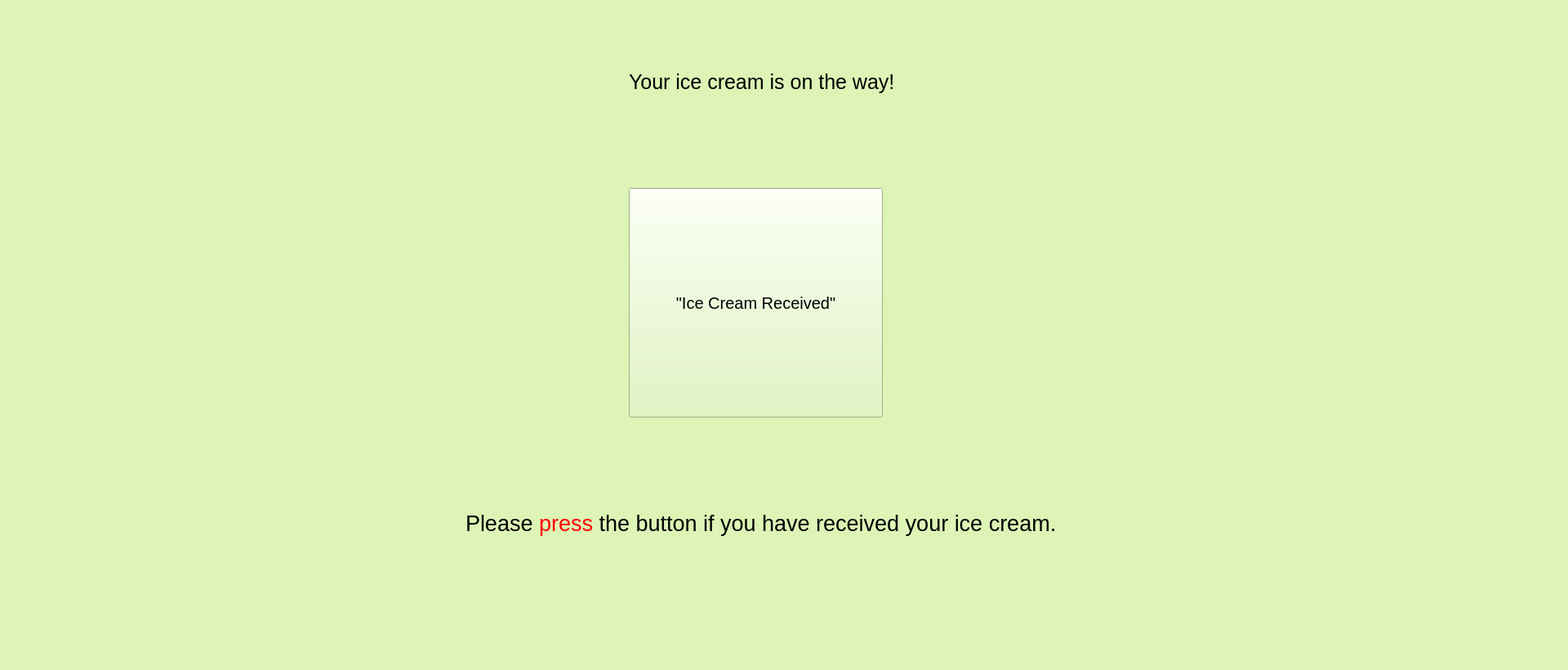
<?xml version="1.0" encoding="UTF-8"?>
<ui version="4.0">
 <class>MainWindow</class>
 <widget class="QMainWindow" name="MainWindow">
  <property name="geometry">
   <rect>
    <x>0</x>
    <y>0</y>
    <width>1920</width>
    <height>820</height>
   </rect>
  </property>
  <property name="windowTitle">
   <string>MainWindow</string>
  </property>
  <property name="styleSheet">
   <string notr="true">background-color: rgb(221, 244, 182);</string>
  </property>
  <widget class="QWidget" name="centralwidget">
   <widget class="QPushButton" name="received">
    <property name="geometry">
     <rect>
      <x>770</x>
      <y>230</y>
      <width>311</width>
      <height>281</height>
     </rect>
    </property>
    <property name="font">
     <font>
      <pointsize>15</pointsize>
     </font>
    </property>
    <property name="text">
     <string>&quot;Ice Cream Received&quot;</string>
    </property>
   </widget>
   <widget class="QLabel" name="label_2">
    <property name="geometry">
     <rect>
      <x>570</x>
      <y>530</y>
      <width>881</width>
      <height>221</height>
     </rect>
    </property>
    <property name="font">
     <font>
      <pointsize>20</pointsize>
     </font>
    </property>
    <property name="styleSheet">
     <string notr="true">Please &lt;span style=&quot;color:red;&quot;&gt;press&lt;/span&gt; the button if you have received your ice cream.
</string>
    </property>
    <property name="text">
     <string>Please &lt;span style=&quot;color:red;&quot;&gt;press&lt;/span&gt; the button if you have received your ice cream.
</string>
    </property>
   </widget>
   <widget class="QLabel" name="label_3">
    <property name="geometry">
     <rect>
      <x>770</x>
      <y>-10</y>
      <width>501</width>
      <height>221</height>
     </rect>
    </property>
    <property name="font">
     <font>
      <pointsize>19</pointsize>
     </font>
    </property>
    <property name="text">
     <string>Your ice cream is on the way!</string>
    </property>
   </widget>
   <widget class="QLabel" name="label_4">
    <property name="geometry">
     <rect>
      <x>470</x>
      <y>590</y>
      <width>81</width>
      <height>71</height>
     </rect>
    </property>
    <property name="styleSheet">
     <string notr="true">image: url(:/icecream/free-icon-ice-cream-8357743.png);</string>
    </property>
    <property name="text">
     <string/>
    </property>
   </widget>
   <widget class="QLabel" name="label_5">
    <property name="geometry">
     <rect>
      <x>700</x>
      <y>80</y>
      <width>51</width>
      <height>51</height>
     </rect>
    </property>
    <property name="styleSheet">
     <string notr="true">image: url(:/icecream/free-icon-ice-cream-8357743.png);</string>
    </property>
    <property name="text">
     <string/>
    </property>
   </widget>
  </widget>
  <widget class="QMenuBar" name="menubar">
   <property name="geometry">
    <rect>
     <x>0</x>
     <y>0</y>
     <width>1920</width>
     <height>22</height>
    </rect>
   </property>
  </widget>
  <widget class="QStatusBar" name="statusbar"/>
 </widget>
 <resources>
  <include location="../resource_final.qrc"/>
 </resources>
 <connections/>
</ui>
